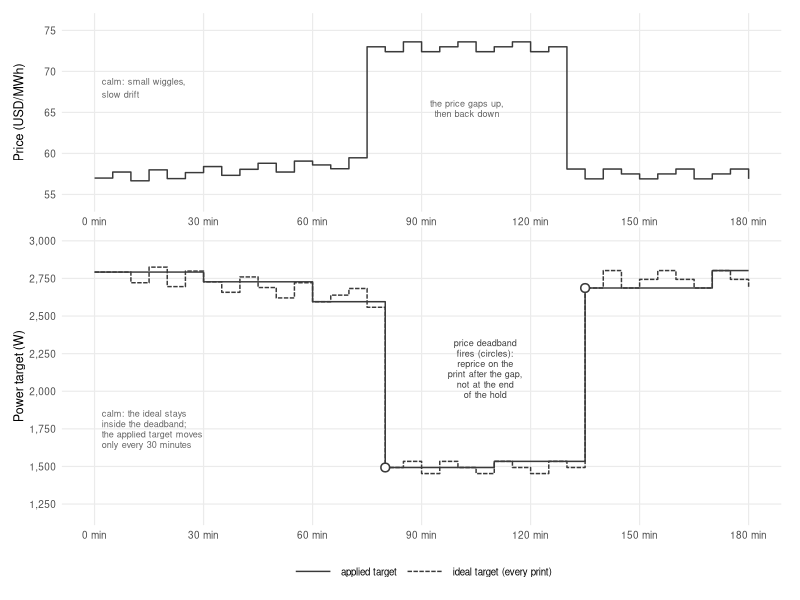
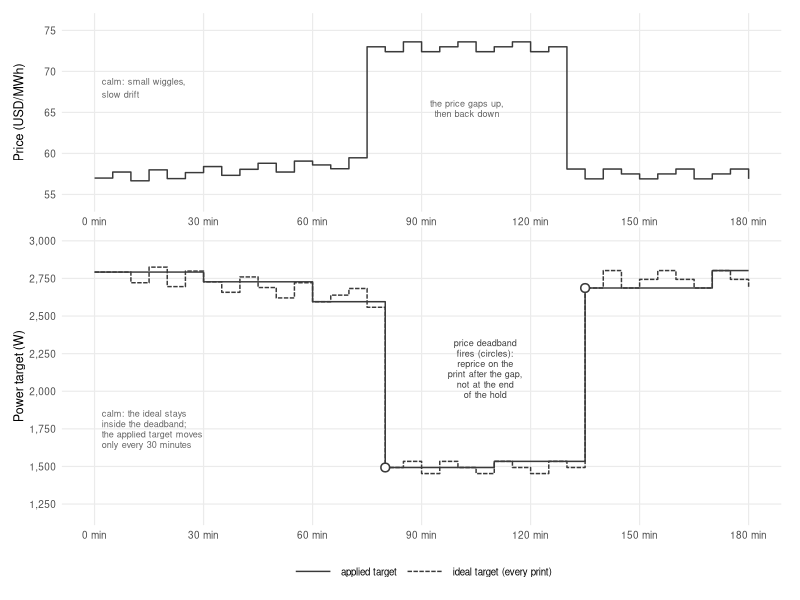

Generate these figures, in order, with R:
# fig_ch5_deadband.R, Chapter 5: the 30-minute hold and the price deadband
# Output: book/images/deadband.png (+ .pdf). Run from the repo root:
#   Rscript analysis/figures/fig_ch5_deadband.R
#
# SCHEMATIC with an illustrative 5-minute price trace (the constants are the
# measured configuration: 30-minute hold, price deadband = 10% of default
# power, each print seen one interval late as in the backtests).
# Top panel: a calm, slowly drifting price, a gap up to a new level, and a gap
# back. Bottom panel: the ideal power target (recomputed from every print,
# dashed) against the applied target (solid). Through the calm stretches the
# ideal wiggles inside the deadband and the applied target moves only on the
# routine 30-minute cadence; on each gap the ideal jumps past the deadband, it
# fires (circles), and the fleet reprices on the print after the gap instead
# of waiting out the hold.
#
# Machine and optimizer: the SAME as Figure 5.2 (fig_ch5_optimal_power.R), the
# S19j Pro's linear-efficiency model anchored to the 2026-Q2 telemetry at its
# best-efficiency point (the modulation floor, 1,200 W) and at stock power,
# with the closed-form optimum clamped between the floor and the 3,420 W
# ceiling; 2025-mean hashprice. Until 2026-09 this figure optimized over a
# spline through the raw fleet-average curve instead, which Figure 5.2 had
# dropped on 2026-08-28 because the averaging lumps create an artificial cliff
# in the optimum; on that cliff the deadband also fired inside the calm drift.
invisible(suppressWarnings(Sys.setlocale("LC_ALL", "en_US.UTF-8")))
suppressMessages({ library(ggplot2); library(patchwork) })

d <- read.csv("analysis/data/miner_efficiency_telemetry_2026q2.csv")
tele <- d[d$model == "S19j Pro", ]
HP <- 0.0507; p_max <- 3420; stock_w <- 3068
floor_i <- which.min(tele$avg_jth)
p_floor <- tele$power_w[floor_i]
jth_floor <- tele$avg_jth[floor_i]
jth_stock <- tele$avg_jth[tele$power_w == stock_w]
cc <- (jth_stock - jth_floor) / (stock_w - p_floor)
a <- jth_floor - cc * p_floor; b <- cc          # J(p) = a + b*p
opt_power <- function(price) {                  # identical to fig 5.2
  A <- HP; B <- price * 24 / 1e6
  min(p_max, max(p_floor, (sqrt(A * a / B) - a) / b))
}

# illustrative price trace: 3 hours of 5-minute prints (fixed, not random)
t <- seq(0, 180, by = 5)
wig <- 0.6 * c(0, 1, -1, 1, -1, 0, 1, -1, 0, 1, -1, 1, 0, -1, 1, 0, -1, 1, -1,
               0, 1, -1, 0, 1, -1, 0, 1, -1, 1, 0, -1, 0, 1, -1, 0, 1, -1)
base <- ifelse(t < 75, 57 + t * (2 / 75), ifelse(t < 130, 73, 57.5))
price <- base + wig[seq_along(t)]

deadband <- 0.10 * stock_w        # 10% of default power
HOLD <- 30
# the loop sees each print one interval late (Rule 1), so the ideal target at
# print i is computed from print i-1
ideal <- vapply(c(price[1], head(price, -1)), opt_power, numeric(1))
applied <- numeric(length(t)); applied[1] <- ideal[1]
last_change <- t[1]; fired <- logical(length(t)); routine_move <- logical(length(t))
for (i in 2:length(t)) {
  applied[i] <- applied[i - 1]
  if (abs(ideal[i] - applied[i]) > 1) {
    routine <- (t[i] - last_change) >= HOLD
    override <- abs(ideal[i] - applied[i]) > deadband
    if (routine || override) {
      applied[i] <- ideal[i]; last_change <- t[i]
      fired[i] <- override && !routine
      routine_move[i] <- routine
    }
  }
}
calm <- t < 75 | t >= 135
max_calm_gap <- max(abs(ideal - applied)[calm])

ink <- "#3a3a3a"
xs <- scale_x_continuous(breaks = seq(0, 180, 30), limits = c(0, 180),
                         labels = function(x) sprintf("%d min", x))
top <- data.frame(t, price)
bot <- rbind(data.frame(t, w = ideal, series = "ideal target (every print)"),
             data.frame(t, w = applied, series = "applied target"))
fire_pts <- data.frame(t = t[fired], w = applied[fired])

p1 <- ggplot(top, aes(t, price)) +
  geom_step(color = ink, linewidth = 0.5) +
  annotate("text", x = 2, y = 68, hjust = 0, size = 2.3, color = "grey40",
           label = "calm: small wiggles,\nslow drift") +
  annotate("text", x = 102.5, y = 65.5, hjust = 0.5, size = 2.3, color = "grey40",
           lineheight = 0.95, label = "the price gaps up,\nthen back down") +
  xs + scale_y_continuous(limits = c(54, 76), breaks = seq(55, 75, 5)) +
  labs(x = NULL, y = "Price (USD/MWh)") +
  theme_minimal(base_size = 9) +
  theme(panel.grid.minor = element_blank(), plot.margin = margin(4, 8, 0, 4))

p2 <- ggplot(bot, aes(t, w, linetype = series)) +
  geom_step(color = ink, linewidth = 0.5) +
  geom_point(data = fire_pts, aes(t, w), inherit.aes = FALSE, shape = 21,
             size = 2.4, fill = "white", color = ink, stroke = 0.8) +
  annotate("text", x = 107.5, y = 2150, hjust = 0.5, size = 2.3,
           lineheight = 0.95, color = "grey25",
           label = "price deadband\nfires (circles):\nreprice on the\nprint after the gap,\nnot at the end\nof the hold") +
  annotate("text", x = 2, y = 1750, hjust = 0, size = 2.3, lineheight = 0.95,
           color = "grey40",
           label = "calm: the ideal stays\ninside the deadband;\nthe applied target moves\nonly every 30 minutes") +
  scale_linetype_manual(values = c("applied target" = "solid",
                                   "ideal target (every print)" = "31")) +
  xs + scale_y_continuous(limits = c(1200, 3000), breaks = seq(1250, 3000, 250),
                          labels = scales::comma) +
  labs(x = NULL, y = "Power target (W)", linetype = NULL) +
  theme_minimal(base_size = 9) +
  theme(panel.grid.minor = element_blank(),
        legend.position = "bottom", legend.key.width = unit(1.1, "cm"),
        legend.text = element_text(size = 7),
        plot.margin = margin(0, 8, 2, 4))

p <- p1 / p2 + plot_layout(heights = c(1, 1.5))

ggsave("book/images/deadband.png", p,
       width = 124, height = 105, units = "mm", dpi = 300, bg = "white")
ggsave("book/images/deadband.pdf", p,
       width = 124, height = 105, units = "mm", bg = "white")
cat(sprintf("model: floor %.0f W (%.2f J/TH), stock %.2f J/TH, ceiling %d W, deadband %.0f W\n",
            p_floor, jth_floor, jth_stock, p_max, deadband))
cat(sprintf("deadband fires: %d times, at %s min (price gaps at 75 and 130 min)\n",
            sum(fired), paste(t[fired], collapse = ", ")))
cat(sprintf("routine 30-minute moves: %d, at %s min\n", sum(routine_move),
            paste(t[routine_move], collapse = ", ")))
cat(sprintf("largest ideal-vs-applied gap in the calm stretches: %.0f W (deadband %.0f W)\n",
            max_calm_gap, deadband))
cat(sprintf("applied target: %.0f W calm, %.0f W after the gap up\n",
            applied[t == 70], applied[t == 85]))
cat("Wrote book/images/deadband.png and .pdf\n")
